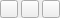
<?xml version="1.0" encoding="UTF-8"?>
<ui version="4.0">
 <class>ZoomCtl</class>
 <widget class="QWidget" name="ZoomCtl">
  <property name="geometry">
   <rect>
    <x>0</x>
    <y>0</y>
    <width>60</width>
    <height>18</height>
   </rect>
  </property>
  <property name="maximumSize">
   <size>
    <width>60</width>
    <height>18</height>
   </size>
  </property>
  <property name="windowTitle">
   <string>Form</string>
  </property>
  <property name="styleSheet">
   <string notr="true">
QPushButton#pBtn_Close{
	border-image: url(:/Assets/Image/red_nor.png);
}
QPushButton#pBtn_Close:hover{
	border-image: url(:/Assets/Image/red_on.png);
}

QPushButton#pBtn_Min{
	border-image: url(:/Assets/Image/yellow_nor.png);
}
QPushButton#pBtn_Min:hover{
	border-image: url(:/Assets/Image/yellow_on.png);
}

QPushButton#pBtn_Max{
	border-image: url(:/Assets/Image/green_nor.png);
}
QPushButton#pBtn_Max:hover{
	border-image: url(:/Assets/Image/green_on.png);
}</string>
  </property>
  <layout class="QHBoxLayout" name="horizontalLayout">
   <property name="spacing">
    <number>3</number>
   </property>
   <property name="leftMargin">
    <number>0</number>
   </property>
   <property name="topMargin">
    <number>0</number>
   </property>
   <property name="rightMargin">
    <number>0</number>
   </property>
   <property name="bottomMargin">
    <number>0</number>
   </property>
   <item>
    <widget class="QPushButton" name="pBtn_Close">
     <property name="minimumSize">
      <size>
       <width>18</width>
       <height>18</height>
      </size>
     </property>
     <property name="maximumSize">
      <size>
       <width>18</width>
       <height>18</height>
      </size>
     </property>
     <property name="text">
      <string/>
     </property>
    </widget>
   </item>
   <item>
    <widget class="QPushButton" name="pBtn_Min">
     <property name="minimumSize">
      <size>
       <width>18</width>
       <height>18</height>
      </size>
     </property>
     <property name="maximumSize">
      <size>
       <width>18</width>
       <height>18</height>
      </size>
     </property>
     <property name="text">
      <string/>
     </property>
    </widget>
   </item>
   <item>
    <widget class="QPushButton" name="pBtn_Max">
     <property name="minimumSize">
      <size>
       <width>18</width>
       <height>18</height>
      </size>
     </property>
     <property name="maximumSize">
      <size>
       <width>18</width>
       <height>18</height>
      </size>
     </property>
     <property name="text">
      <string/>
     </property>
    </widget>
   </item>
  </layout>
 </widget>
 <resources/>
 <connections/>
</ui>
